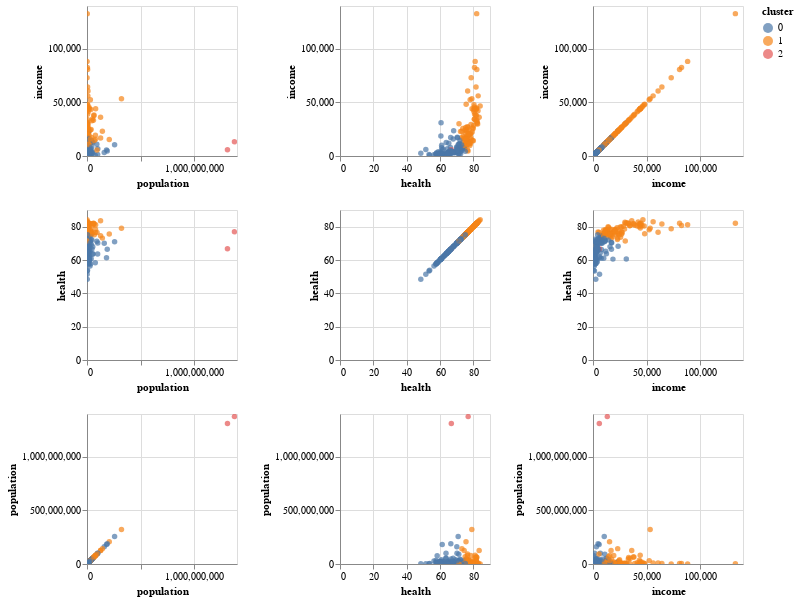

The code cell stored with this chart in its notebook:
### Code cell
alt.Chart(gapminder).mark_circle().encode(
    alt.X(alt.repeat("column"),type="quantitative"),
    alt.Y(alt.repeat("row"),type="quantitative"),
    color=alt.Color('cluster',type="nominal")
).properties(
    width=150,
    height=150
).repeat(
    row=['income', 'health', 'population'],
    column=['population', 'health', 'income']
).interactive()

### Figure 1 — Vega-Lite specification as saved in the notebook (floating-point values rounded to 4 significant figures; data arrays with more than 128 entries replaced by an {"elided": "..."} marker saying what was removed)
{"config": {"background": "white", "view": {"continuousWidth": 400, "continuousHeight": 300}}, "repeat": {"column": ["population", "health", "income"], "row": ["income", "health", "population"]}, "spec": {"data": {"name": "data-e19b33869877c38715e8e2246b54c119"}, "mark": "circle", "encoding": {"color": {"type": "nominal", "field": "cluster"}, "x": {"type": "quantitative", "field": {"repeat": "column"}}, "y": {"type": "quantitative", "field": {"repeat": "row"}}}, "height": 150, "selection": {"selector031": {"type": "interval", "bind": "scales", "encodings": ["x", "y"]}}, "width": 150}, "$schema": "https://vega.github.io/schema/vega-lite/v4.8.1.json", "datasets": {"data-e19b33869877c38715e8e2246b54c119": {"elided": "187 records"}}}
